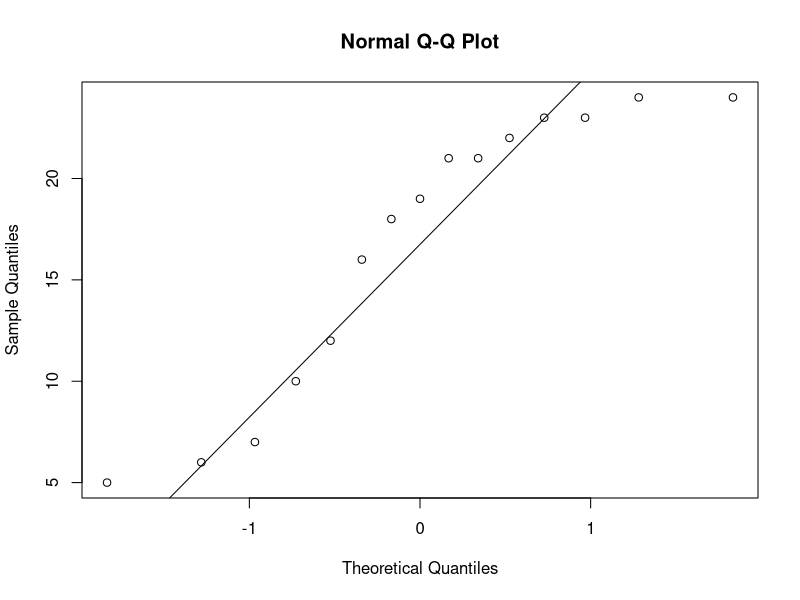
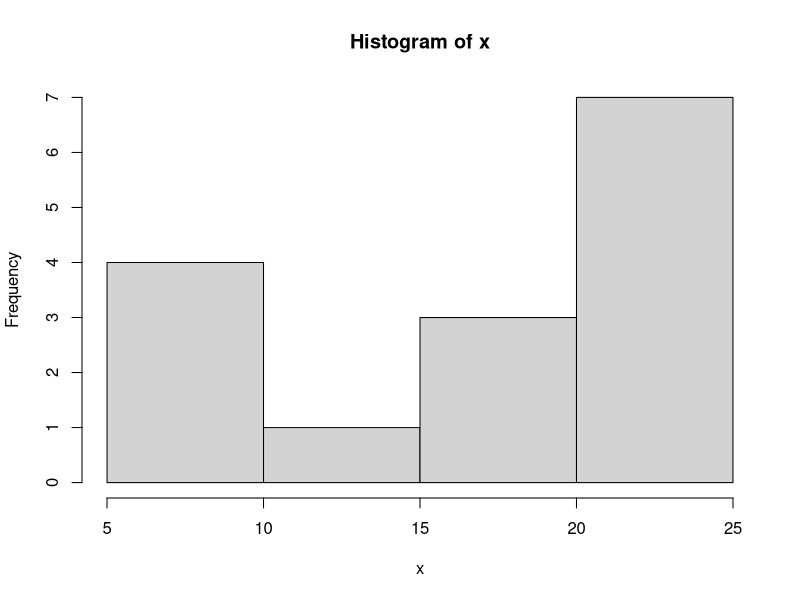

These charts were generated, in order, by the following R code:
x<-c(23,21,18,19,24,16,12,21,7,24,6,10,23,22,5)
n<-length(x); n

min<-min(x); min

#medijana
me<-median(x); me

#modus
tx<-table(x)
mo<-as.numeric(names(tx)[tx==max(tx)]); mo

#asr
xn<-mean(x); xn

#uzoracka disperzija
sn2<-sd(x)^2*(n-1)/n; sn2

#standardna devijacija
sn<-sqrt(sn2); sn

#koef spljostenosti i asimetrije
mi4<-mean((x-xn)^4); mi4
mi3<-mean((x-xn)^3); mi3
mi2<-mean((x-xn)^2); mi2

ks<-mi4/mi2^2; ks
ka<-mi3/mi2^(3/2); ka

#treci decil aproksimativnog
treci<-quantile(x, 0.3); treci

#empirijska
#cumsum(table(x))/n
F<-ecdf(x)
F(19.7)

#qqplot
qqnorm(x)
qqline(x)

#histogram
hist(x)
#hist(x, breaks=5)
#hist(x, breaks=c(0,5,10,15,20,25))

pnorm(-0.505)
pnorm(1.362)
qnorm(0.49)
qnorm(0.98)
qnorm(c(0.9, 0.95, 0.975, 0.99, 0.995, 0.999, 0.9995, 0.99995, 0.999995))
rm(list=ls())
